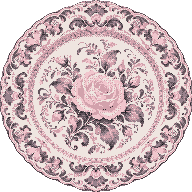
#> input picture assets/art/gzhel-plate.png, 192 x 192 px
$ python -i import_art.py   (imports and definitions only)
#> lines starting #> are read from the running program, lines starting #| are printed output that depends on the picture; after the words box and inside, x2 and y2 are one past the last pixel; in counts of white or black regions, pixels touching at a corner belong together
#> further down, picture is the input picture: PIL image 192x192 RGBA; mean R, G, B, A 158.4, 138.9, 141.8, 198.3
"""Processes full-quality wall art into game textures. Your originals are never changed.

    python3 tools/import_art.py                  # every original in assets/art-source/
    python3 tools/import_art.py firebird         # just one
    python3 tools/import_art.py --palette        # also recolour into Dorothy's palette
    python3 tools/import_art.py --raw            # no PS1 colour reduction (just crop + resize)
    python3 tools/import_art.py --fry            # the house look: 192 px, the 7-colour dusty-rose palette, light ordered dither
    python3 tools/import_art.py --fry=free       # 96 px, 20 colours picked from the picture itself
    python3 tools/import_art.py --fry=hard       # chunky pixel art (56 px, 12 colours, flattened colour areas)
    python3 tools/import_art.py --fry=soft       # gentler (128 px, 24 colours)
    python3 tools/import_art.py --fry --warm     # skip the cool-pink grade (keep the original's warm tones)
Per-piece settings (crop, recolour, how hard to fry) are in SLOT_OPTIONS below.

1. Save the good, full-size art in assets/art-source/ with the slot's name: firebird.png, moonlit-river.jpg, ...
   (the names and frame shapes come from ART in decor.js; see assets/art/README.txt).
2. Run this. For each original it:
   - crops to the frame's proportions (from the centre), or to a circle for the tray and plate,
   - shrinks it to texture size (512 px on the long side; the game crunches it further when drawing),
   - reduces it to 64 colours with a light dither, like a PS1 texture's colour table (skip with --raw),
   - grades warm tones into Opal's colours: salmon and peach become cool pink, sepia becomes silver (skip with --warm),
   - optionally maps it into the palette: black, silver, light pink, a little hot pink (--palette),
   and writes assets/art/<name>.png, replacing the placeholder.
"""
import os, re, sys
from PIL import Image, ImageChops, ImageDraw, ImageOps

ROOT = os.path.join(os.path.dirname(__file__), '..')
SRC, OUT = os.path.join(ROOT, 'assets', 'art-source'), os.path.join(ROOT, 'assets', 'art')
LONG = 512
# The house palette: black, charcoal, two dusty mauve-greys, dusty rose, ivory, light pink.
DUSTY = [(9, 9, 12), (48, 43, 49), (98, 83, 91), (151, 129, 139), (210, 161, 172), (238, 228, 223), (240, 197, 204)]
FRY = {'default': (192, 7, .26, 0, DUSTY), 'free': (96, 20, .5, 3, None),
       'soft': (128, 24, .45, 0, None), 'hard': (56, 12, .6, 5, None)}  # (px, colours, dither, flatten, fixed palette)

# Per-piece overrides. crop = (left, top, right, bottom) in source pixels; palette = 'mono' (black/silver/pink by
# brightness, colour removed) or 'pink' (keeps white, turns every colour into pinks); fry = (px, colours, dither);
# fringe = make the photo background around a textile transparent; boost = pre-saturate small painted details;
# cool = False keeps the original's warm tones for that piece; done = the original is already a finished texture
# (made by hand in the house palette), so it is never cropped or recoloured.
SLOT_OPTIONS = {
    # Finished pieces (small, a handful of colours) are detected automatically. These round ones have soft
    # edges with many in-between colours, so they're marked by hand:
    'gzhel-plate': dict(done=True), 'zhostovo-tray': dict(done=True), 'plate-flowers': dict(done=True),
    # examples (museum photos of a plate and a shawl):
    # 'some-plate': dict(crop=(55, 115, 1042, 1102), palette='pink', fry=(64, 14, .55, 0, None), boost=1.8),
    # 'some-shawl': dict(palette='pink', fry=(56, 12, 1.1, 0, None), fringe=True),
}


# [38 lines left out: functions art_slots, palette_map, cool_pink, not called in this run]


BAYER = [[0, 8, 2, 10], [12, 4, 14, 6], [3, 11, 1, 9], [15, 7, 13, 5]]


def deep_fry(im, long_side=192, colours=7, strength=.26, flatten=0, fixed=DUSTY):
    """A PS1-era texture: tiny native resolution, a small colour table and ordered (Bayer) dithering,
    blown back up with hard pixels. Smooth gradients and fine detail can't survive it."""
#> called with long_side = 192, colours = 7, strength = 0.26, flatten = 0
    import numpy as np
    from PIL import ImageEnhance, ImageFilter
    if flatten:  # pixel-art pass: flatten colour areas at a mid size first, so shapes come out as clean blocks
        s = 256 / max(im.size); mid = im.resize((round(im.size[0] * s), round(im.size[1] * s)), Image.LANCZOS)
        al = mid.getchannel('A'); im = mid.convert('RGB').filter(ImageFilter.ModeFilter(flatten)).convert('RGBA'); im.putalpha(al)
    a = im.getchannel('A')
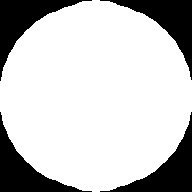
#> a: PIL image 192x192 L; 77.8% white; 4 black regions, box (x1, y1, x2, y2) and area: (0, 0, 92, 81) 2052, (100, 0, 192, 80) 2049, (0, 112, 92, 192) 2046, (100, 112, 192, 192) 2045
    rgb = ImageEnhance.Contrast(im.convert('RGB')).enhance(1.12)
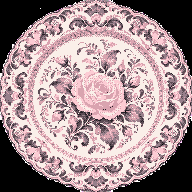
#> rgb: PIL image 192x192 RGB; mean R, G, B 163.1, 141.5, 144.7
    rgb = ImageEnhance.Color(rgb).enhance(1.25).filter(ImageFilter.UnsharpMask(2, 80, 2))  # keep pinks pink and shapes readable
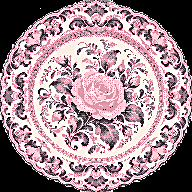
#> rgb: PIL image 192x192 RGB; mean R, G, B 160.1, 136, 142.7
    s = long_side / max(rgb.size); small = (max(1, round(rgb.size[0] * s)), max(1, round(rgb.size[1] * s)))
#> after `s = long_side / max(rgb.size)`: s = 1
#> after `small = (max(1, round(rgb.size[0] * s)), max(1, round(rgb.size[1] * s)`: small = (192, 192)
    rgb = rgb.resize(small, Image.BOX); a = a.resize(small, Image.BOX)
    if fixed: pal = np.array(fixed, float); colours = len(pal)
    else: pal = np.array(rgb.quantize(colors=colours, method=Image.Quantize.MEDIANCUT, dither=Image.Dither.NONE).getpalette()[:colours * 3], float).reshape(-1, 3)
    px = np.asarray(rgb, float)
    h, w = px.shape[:2]
#> h = 192; w = 192
    spread = 255 / (colours ** (1 / 3)) * strength  # dither amplitude ~ one palette step
    th = (np.array(BAYER, float)[np.arange(h)[:, None] % 4, np.arange(w)[None, :] % 4] / 16 - .5) * spread
    d = ((px + th[..., None])[:, :, None, :] - pal[None, None]) ** 2
    out = pal[d.sum(-1).argmin(-1)].astype('uint8')
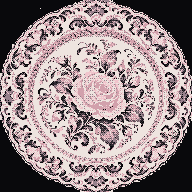
#> out: shape (192, 192, 3); mean of channels 0, 1, 2 150.5, 134.7, 137.1; drawn as R, G, B
    fried = Image.fromarray(out, 'RGB').convert('RGBA'); fried.putalpha(a.point(lambda v: 255 if v > 127 else 0))
#> after `fried.putalpha(a.point(lambda v: 255 if v > 127 else 0))`:
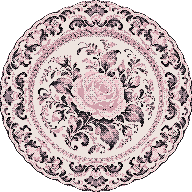
#> fried: PIL image 192x192 RGBA; mean R, G, B, A 150.5, 134.7, 137.1, 198.3; transparent parts drawn white
    k = max(1, 256 // max(small))  # up to at most 256 px with hard pixels: the game packs each piece into a 256 px cell
#> k = 1
    return fried.resize((small[0] * k, small[1] * k), Image.NEAREST)


# [102 lines left out: functions pink_map, drop_fringe_background, fill_holes, process, main, not called in this run]


# [2 lines not run here, left out]

>>> from PIL import Image
>>> picture = Image.open('../assets/art/gzhel-plate.png')
>>> result = deep_fry(picture)

$ run again, on assets/art/photo-blonde.png
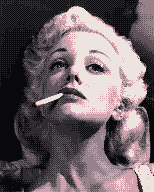
#> input picture assets/art/photo-blonde.png, 154 x 192 px
#> picture is the input picture: PIL image 154x192 RGBA; mean R, G, B, A 110.3, 97.3, 102, 255
#> a: PIL image 154x192 L; every value is 255
#> in deep_fry, `rgb = ImageEnhance.Color(rgb).enhance(1.25).filter(ImageFilter.Unsharp..`:
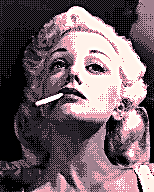
#> rgb: PIL image 154x192 RGB; mean R, G, B 114.3, 96.7, 103.1
#> in deep_fry, `out = pal[d.sum(-1).argmin(-1)].astype('uint8')`:
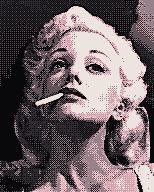
#> out: shape (192, 154, 3); mean of channels 0, 1, 2 110.5, 97.6, 101.8; drawn as R, G, B
